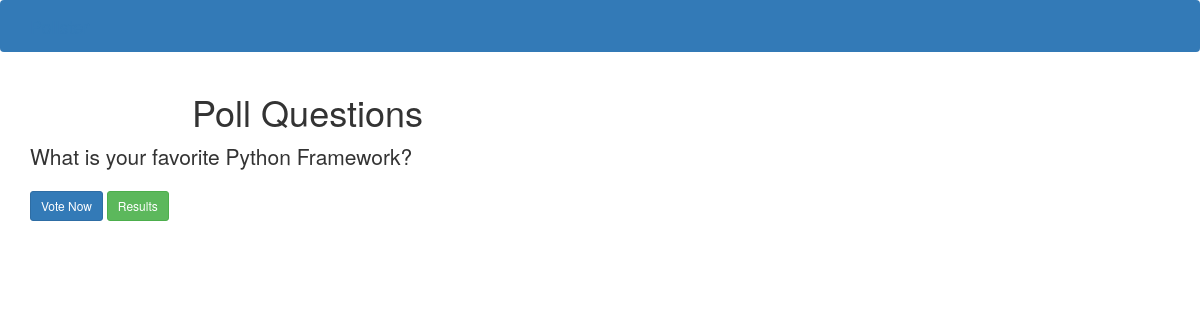
/polls/, run on an earlier commit of the app's database.
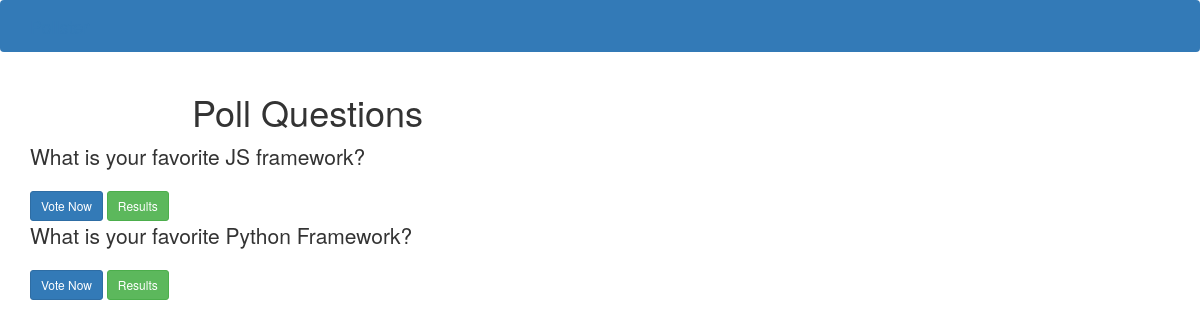
And on a later commit of the database.
### polls/models.py (models this page shows, shortened)
class Question(models.Model):
    question_text = models.CharField(max_length=200)
    pub_date = models.DateTimeField('date published')

### polls/views.py (the view)
# urls.py: path('', views.index, name='index'),
def index(request):
    latest_question_list = Question.objects.order_by('-pub_date')[:5]
    context = {'latest_question_list': latest_question_list}
    return render(request, 'polls/index.html', context)

### templates/polls/index.html
{% extends 'base.html' %}
{% block content %}
    <h1 class="text-center mb-3">Poll Questions</h1>
    {% if latest_question_list %}
        {% for question in latest_question_list %}
            <div class="card mb-3">
                <p class="lead">{{ question.question_text}}</p>
                <a href="{% url 'polls:detail' question.id %}" class="btn btn-primary btn-sm">Vote Now</a>
                <a href="{% url 'polls:results' question.id %}" class="btn btn-success btn-sm">Results</a>
            </div>
        {% endfor %}
    {% else %}
        <p>No polls available</p>
    {% endif %}
{% endblock %}

What changed in the data, as far as the page shows it:
added Question: question_text "What is your favorite JS framework?"
